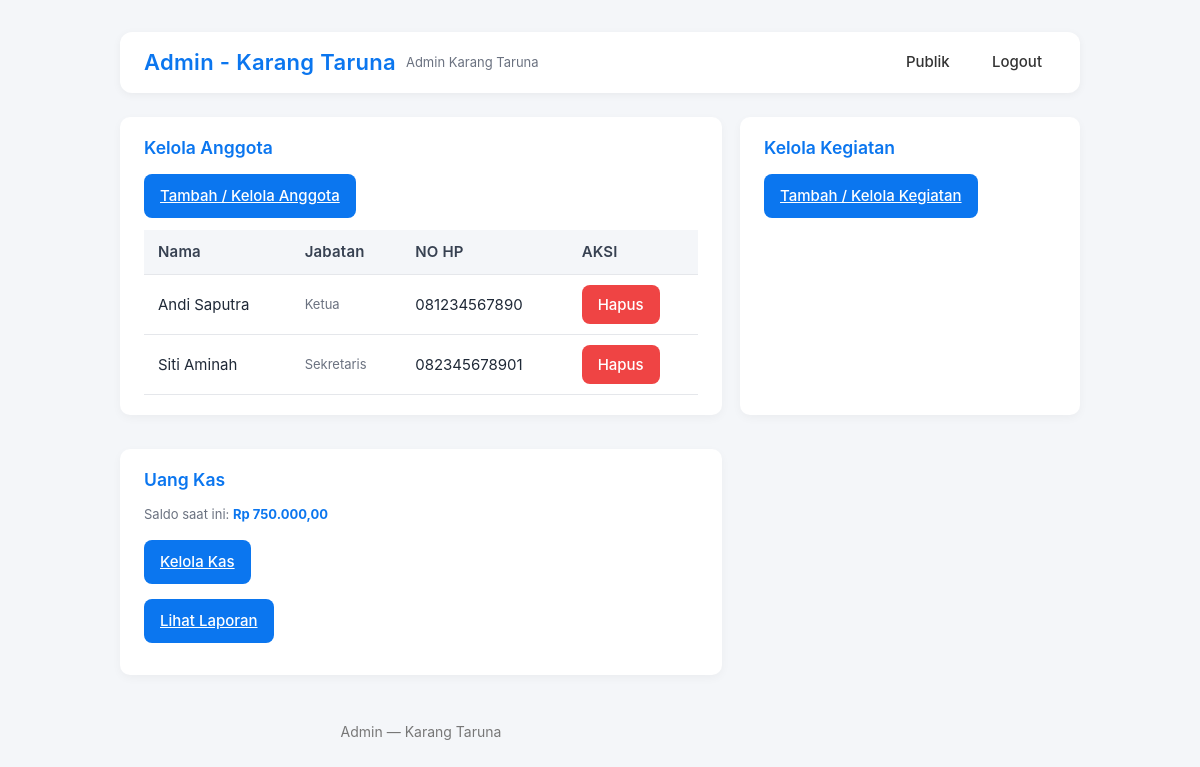
/dashboard_admin.php (signed in), run on the app's committed database.
### tables this page shows
CREATE TABLE IF NOT EXISTS anggota (
  id INT AUTO_INCREMENT PRIMARY KEY,
  nik VARCHAR(50),
  nama VARCHAR(150) NOT NULL,
  ttl VARCHAR(150),
  jenis_kelamin VARCHAR(10),
  alamat TEXT,
  phone VARCHAR(30),
  jabatan VARCHAR(100),
  added_at TIMESTAMP DEFAULT CURRENT_TIMESTAMP
);

### dashboard_admin.php (the view, shortened to what this page needs)
<?php
require 'db.php';
$anggota = $conn->query("SELECT * FROM anggota ORDER BY nama");
$kas_in = $conn->query("SELECT COALESCE(SUM(jumlah),0) as total FROM keuangan WHERE tipe='masuk'")->fetch_assoc()['total'];
$kas_out = $conn->query("SELECT COALESCE(SUM(jumlah),0) as total FROM keuangan WHERE tipe='keluar'")->fetch_assoc()['total'];
$saldo = $kas_in - $kas_out;
$user = $_SESSION['user'];
?>
<!doctype html>
<html>
<head>
 <link rel="stylesheet" href="css/style.css">
</head>
<body>
 <div class="container">
  <div class="header">
   <div class="brand">
    <h1>Admin - Karang Taruna</h1>
    <div class="small"><?=htmlspecialchars($user['full_name'])?></div>
   </div>
   <div class="nav"><a href="index.php">Publik</a> <a href="logout.php">Logout</a></div>
  </div>
  <div class="grid">
   <div>
    <div class="card">
     <h3>Kelola Anggota</h3>
     <p><a class="btn" href="anggota.php">Tambah / Kelola Anggota</a></p>
     <table class="table">
      <thead>
       <tr>
        <th>Nama</th>
        <th>Jabatan</th>
        <th>NO HP</th>
        <th>AKSI</th>
       </tr>
      </thead>
      <tbody>
       <?php while($r = $anggota->fetch_assoc()): ?>
       <tr>
        <td><?=htmlspecialchars($r['nama'])?></td>
        <td class="small"><?=htmlspecialchars($r['jabatan'])?></td>
        <td><?=htmlspecialchars($r['phone'])?></td>
        <td>
         <form method="post" style="display:inline">
          <button class="btn btn-danger" name="delete_ang" type="submit">Hapus</button>
         </form>
        </td>
       </tr>
       <?php endwhile; ?>
      </tbody>
     </table>
    </div>
   </div>
   <div class="card">
    <h3>Kelola Kegiatan</h3>
    <p><a class="btn" href="kegiatan.php">Tambah / Kelola Kegiatan</a></p>
   </div>
   <div>
    <div class="card">
     <h3>Uang Kas</h3>
     <div class="small">Saldo saat ini: <strong>Rp <?=number_format($saldo,2,',','.')?></strong></div>
     <p><a class="btn" href="keuangan.php">Kelola Kas</a></p>
     <p><a class="btn" href="laporan_keuangan.php">Lihat Laporan</a></p>
    </div>
    <div class="footer">Admin — Karang Taruna</div>
   </div>
</body>
</html>

### css/style.css (style rules this page uses)
:root { --primary: #0b76ef; --muted: #f4f6f9; --card: #ffffff; --text: #1f2937; --border: #e5e7eb; --danger: #ef4444; }
* { box-sizing: border-box; font-family: "Inter", Arial, sans-serif; }
body { margin:0; background:var(--muted); color:var(--text); line-height:1.6; font-size:15px; }
.container { max-width:1000px; margin:32px auto; padding:0 20px; }
.header { display:flex; justify-content:space-between; align-items:center; margin-bottom:24px; background:var(--card); padding:16px 24px; border-radius:12px; box-shadow:0 2px 8px rgba(0,0,0,0.05); }
.brand { display:flex; align-items:center; gap:10px; }
.brand h1 { margin:0; font-size:22px; color:var(--primary); font-weight:600; letter-spacing:0.3px; }
.nav a { margin-left:10px; text-decoration:none; color:#333; padding:8px 14px; border-radius:6px; transition:all .3s; font-weight:500; }
.card { background:var(--card); padding:20px 24px; border-radius:10px; box-shadow:0 3px 10px rgba(0,0,0,0.04); margin-bottom:16px; }
.card h2, .card h3 { margin-top:0; color:var(--primary); font-weight:600; margin-bottom:12px; }
h1,h2,h3,h4 { line-height:1.3; }
p { margin-bottom:12px; text-align:justify; }
strong { color:var(--primary); }
.table { width:100%; border-collapse:collapse; margin-top:8px; }
.table th, .table td { padding:10px 14px; border-bottom:1px solid var(--border); text-align:left; vertical-align:middle; }
.table th { background:var(--muted); font-weight:600; color:#374151; letter-spacing:0.2px; }
button, .btn { display:inline-block; padding:10px 16px; border:none; border-radius:8px; background:#0b76ef; color:#fff; font-size:15px; font-weight:500; cursor:pointer; transition:background .25s, transform .2s; text-align:center; }
.btn-danger { background:var(--danger); color:#fff; }
.footer { margin-top:32px; padding:14px; text-align:center; color:#777; font-size:14px; }
.grid { display:grid; grid-template-columns:1fr 340px; gap:18px; }
.small { font-size:13px; color:#6b7280; }

### data on the page
anggota: nama "Andi Saputra", jabatan "Ketua", phone "081234567890"
anggota: nama "Siti Aminah", jabatan "Sekretaris", phone "082345678901"

### other printed values
$user['full_name'] "Admin Karang Taruna"
$saldo "750.000,00"
